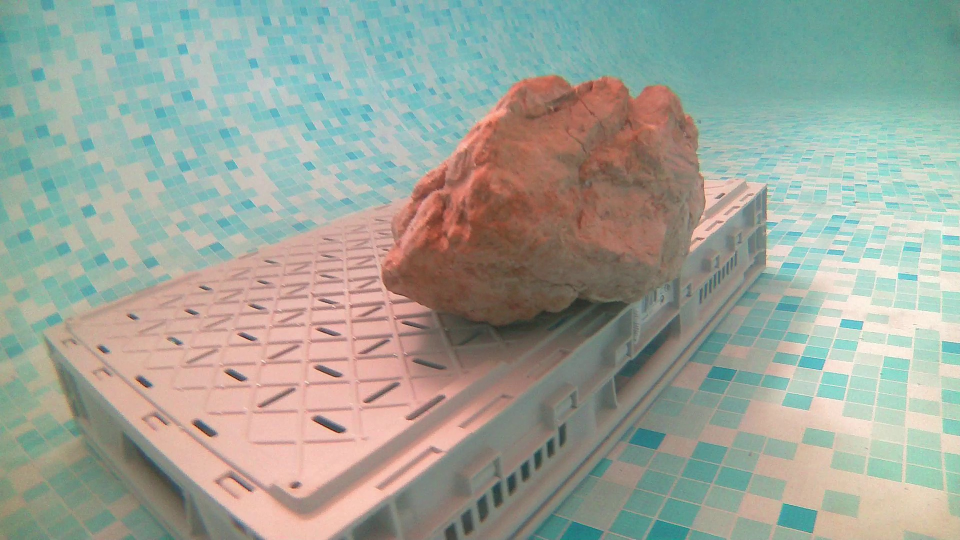
#> input picture SLAM/images_test/set_3_caillou/frame_0002_l.jpg, 1920 x 1080 px (shown at 1/2 size)
$ jupyter execute --allow-errors test.ipynb
#> lines starting #> are read from the running program, lines starting #| are printed output that depends on the picture
#> (reads SLAM/calibration/param/parametres_calibeau_deuxiemecam.txt from the repository)
### SLAM/ops/orb_test.py
# Generate a 3D cloud of points

import preprocess
import numpy as np
import cv2 as cv
import pickle
import time
import argparse
import matplotlib.pyplot as plt


def generate_cloud(PATH_IMG_L : str, PATH_IMG_R : str, akaze_t : float = 0.00001, lowe : int = 0.8) :

#> called with akaze_t = 1e-05, lowe = 0.8
    img_l_brute = cv.imread(PATH_IMG_L)
#> img_l_brute is the input picture: shape (1080, 1920, 3); mean B, G, R 152.8, 163.7, 156.8

    img_r_brute = cv.imread(PATH_IMG_R)
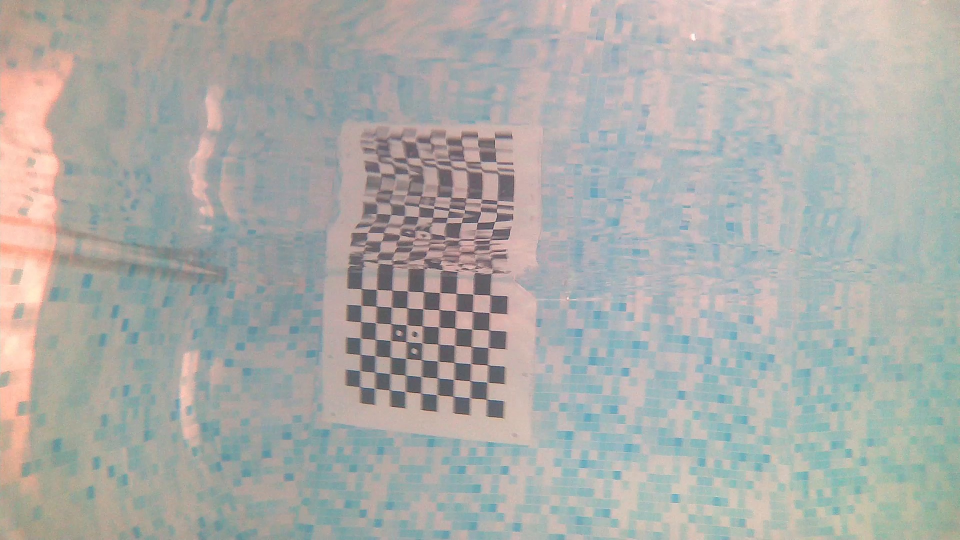
#> input picture SLAM/calibration/set_doublecam/frame_0002_r.jpg, 1920 x 1080 px, found by its file name (shown at 1/2 size)
#> img_r_brute is the input picture: shape (1080, 1920, 3); mean B, G, R 168.7, 172.1, 172

    h, w = img_l_brute.shape[:2]
#> h = 1080; w = 1920
    IMAGE_SIZE = (w, h)
#> IMAGE_SIZE = (1920, 1080)

    print(IMAGE_SIZE)
#| (1920, 1080)

    with open('/Users/pgpetitmangin/underwater/Underwater_Software/SLAM/calibration/param/stereo_params_complets.pkl', 'rb') as f:
        params = pickle.load(f)

    # Preprocessing

    mapl_x, mapl_y = cv.initUndistortRectifyMap(params['mtx1'], params['dist1'], params['R1'], params['P1'], IMAGE_SIZE, cv.CV_32FC1)
    mapr_x, mapr_y = cv.initUndistortRectifyMap(params['mtx2'], params['dist2'], params['R2'], params['P2'], IMAGE_SIZE, cv.CV_32FC1)


    img_l_rect = cv.remap(img_l_brute, mapl_x, mapl_y, cv.INTER_LINEAR)
    img_r_rect = cv.remap(img_r_brute, mapr_x, mapr_y, cv.INTER_LINEAR)

    img_l_clean= preprocess.cl_correction(img_l_rect)
    img_r_clean = preprocess.cl_correction(img_r_rect)

    # Feature detection

    orb = cv.ORB_create(nfeatures=50000)
    kpts_l = orb.detect(img_l_clean,None)
    kpts_l, desc_l = orb.compute(img_l_clean,kpts_l)
    kpts_r = orb.detect(img_r_clean,None)
    kpts_r, desc_r = orb.compute(img_r_clean, kpts_r)

    start_time = time.time()

    bins_l = {}
    bins_r = {}
    BIN_SIZE = 5


    for i, kp in enumerate(kpts_l) :
        bin_nb = int(kp.pt[1]/BIN_SIZE)

        if bin_nb not in bins_l:
            bins_l[bin_nb] = [i]
        else:
            bins_l[bin_nb].append(i)

    for i, kp in enumerate (kpts_r):
        bin_nb = int(kp.pt[1]/BIN_SIZE)

        if bin_nb not in bins_r:
            bins_r[bin_nb] = [i]
        else:
            bins_r[bin_nb].append(i)

    # Les bins sont crées, on peut désormais fait le matching uniquement dans les 2 bins autour
    matcher = cv.BFMatcher(cv.NORM_HAMMING, crossCheck=False)

    pts_g_brut = []
    pts_d_brut = []
    kpts_g_brut = []
    kpts_d_brut = []
    index_g_brut = []

    for keys in bins_l.keys():
        current_keys = bins_l[keys]
        bins_to_research = [keys-1+i for i in range(3) if keys-1+i in bins_r]
        keys_to_research=[]
        for i in bins_to_research:
            keys_to_research += bins_r[i]

        if len(keys_to_research) < 2 or len(current_keys) == 0:
            continue

        knn_matches = matcher.knnMatch(desc_l[current_keys], desc_r[keys_to_research], k=2)


        for match_tuple in knn_matches:
            if len(match_tuple) == 2:
                m, n = match_tuple
                if m.distance < n.distance * lowe:

                    global_l_index = current_keys[m.queryIdx]
                    global_r_index = keys_to_research[m.trainIdx]

                    index_g_brut.append(global_l_index)

                    pts_g_brut.append(kpts_l[global_l_index].pt)
                    pts_d_brut.append(kpts_r[global_r_index].pt)
                    kpts_g_brut.append(kpts_l[global_l_index])
                    kpts_d_brut.append(kpts_r[global_r_index])


    # Matching non optimal qui cherche toute l'image
    '''
    matcher = cv.BFMatcher(cv.NORM_HAMMING, crossCheck=False)
    knn_matches = matcher.knnMatch(desc_l, desc_r, k=2)

    print('match done')

    pts_g_brut = []
    pts_d_brut = []
    kpts_g_brut = []
    kpts_d_brut = []

    # Filtrage de Lowe

    for m, n in knn_matches:
        if m.distance < n.distance * lowe:
            pts_g_brut.append(kpts_l[m.queryIdx].pt)
            pts_d_brut.append(kpts_r[m.trainIdx].pt)
            kpts_g_brut.append(kpts_l[m.queryIdx])
            kpts_d_brut.append(kpts_r[m.trainIdx])

    '''

    end_time = time.time()
    duree = end_time - start_time
    print(f"Temps : {duree:.4f} secondes")
    print(f"Matchs trouvés : {len(pts_g_brut)}")

    pts_g_brut = np.float32(pts_g_brut)
    pts_d_brut = np.float32(pts_d_brut)


    inliers_g = []
    inliers_d = []
    pts_g = []
    pts_d = []
    index_g_clean = []

    if len(pts_g_brut) > 10:

        F, mask = cv.findFundamentalMat(pts_g_brut, pts_d_brut, cv.FM_RANSAC, 8.0, 0.99)
        if mask is not None:
            mask = mask.ravel()
            for i in range(len(pts_g_brut)):
                if mask[i] == 1: # Validation RANSAC
                    index_g_clean.append(index_g_brut[i])
                    pts_g.append(pts_g_brut[i])
                    pts_d.append(pts_d_brut[i])
                    inliers_g.append(kpts_g_brut[i])
                    inliers_d.append(kpts_d_brut[i])

            pts_g = np.float32(pts_g)
            pts_d = np.float32(pts_d)

    print('--- Résultats ORB ---')
    print(f'# Keypoints Gauche:   \t {len(kpts_l)}')
    print(f'# Keypoints Droite:   \t {len(kpts_r)}')
    print(f'# Matchs valides :\t {len(pts_g)}')


    # Triangulation

    if len(pts_g) > 10:
        points4D = cv.triangulatePoints(params['P1'], params['P2'], pts_g.T, pts_d.T)
        points3D = (points4D[:3, :] / points4D[3, :]).T


    # Visualisation

    vis_g = cv.cvtColor(img_l_clean, cv.COLOR_BGR2RGB)
    vis_d = cv.cvtColor(img_r_clean, cv.COLOR_BGR2RGB)

    cv.drawKeypoints(vis_g, inliers_g, vis_g, color=(0, 255, 0), flags=cv.DRAW_MATCHES_FLAGS_DRAW_RICH_KEYPOINTS)
    cv.drawKeypoints(vis_d, inliers_d, vis_d, color=(0, 255, 0), flags=cv.DRAW_MATCHES_FLAGS_DRAW_RICH_KEYPOINTS)

    combined = cv.hconcat([vis_g, vis_d])

    """  plt.figure(figsize=(16, 8))
    plt.title(f"Points utilisés pour la 3D ({len(pts_g)} Inliers)")
    plt.imshow(combined)
    plt.axis('off')
    plt.tight_layout()
    plt.show()


    fig = plt.figure(figsize=(10, 8))
    ax = fig.add_subplot(111, projection='3d') """


    # On filtre les points aberrants trop loin (ex: > 15 mètres)

    mask = (points3D[:, 2] > 0.05) & (points3D[:, 2] < 15)
    p3d = points3D[mask]
    index_g_clean = np.array(index_g_clean)
    index_g_clean = index_g_clean[mask]
    pts_g_clean = pts_g[mask]
    desc_l_clean = desc_l[index_g_clean]


    """ ax.scatter(p3d[:, 0], p3d[:, 2], -p3d[:, 1], s=1, c='r') # On inverse Y et Z pour l'affichage
    ax.set_xlabel('X (Largeur)')
    ax.set_ylabel('Z (Profondeur)')
    ax.set_zlabel('Y (Hauteur)')
    plt.title("Aperçu rapide du nuage de points")
    plt.show() """


    return p3d, pts_g_clean, desc_l_clean
# La fonction renvoie le nuage 3d, la position X,Y sur l'image gauche des points matchés et leurs decripteurs


# [9 lines that do not run on import are left out]

### SLAM/ops/test.ipynb
[cell 1]
import matplotlib.pyplot as plt
import numpy as np
import pickle
import cv2 as cv
import open3d as o3d

from orb_test import generate_cloud

lowe = 0.8


CALIB_GAUCHE = '../calibration/param/parametres_calibeau_deuxiemecam.txt'
with open(CALIB_GAUCHE, 'rb') as f:
    mtx1, dist1, _, _ = pickle.load(f)

PREVIOUS_PATH_IMG_L = f'../images_test/set_3_caillou/frame_0002_l.jpg'
PREVIOUS_PATH_IMG_R = f'../images_test/set_3_caillou/frame_0002_r.jpg'
#> (the rest of this cell did not finish here and is left out)

[cell 2]
# ==========================================
# 1. NETTOYAGE ET VOXEL DOWNSAMPLING (La Magie)
# ==========================================
pcd = o3d.geometry.PointCloud()
#> (the rest of this cell did not finish here and is left out)

[cell 3]
import matplotlib.pyplot as plt
from mpl_toolkits.mplot3d import Axes3D
import numpy as np

# On vérifie qu'on a bien des points
#> (the rest of this cell did not finish here and is left out)

[cell 4]
import matplotlib.pyplot as plt
from mpl_toolkits.mplot3d import Axes3D
import numpy as np

# On vérifie qu'on a bien des points
#> (the rest of this cell did not finish here and is left out)

[cell 5]
import matplotlib.pyplot as plt
from mpl_toolkits.mplot3d import Axes3D
from orb_test import generate_cloud

# 1. On génère le nuage d'UNE SEULE frame (la première)
#> (the rest of this cell did not finish here and is left out)

#> call 2 of generate_cloud, with akaze_t = 1e-05, lowe = 0.8
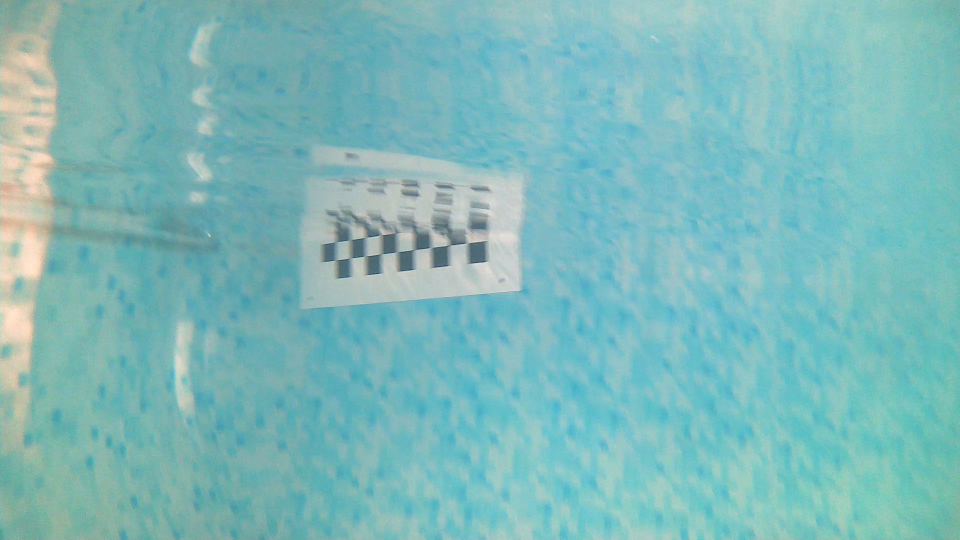
#> input picture SLAM/calibration/set_doublecam/frame_0001_r.jpg, 1920 x 1080 px, found by its file name (shown at 1/2 size)
#> in generate_cloud, img_r_brute is the input picture: shape (1080, 1920, 3); mean B, G, R 186, 185.5, 125.3

# 2. On applique un filtre STRICT pour enlever les points absurdes
mask = (p3d[:, 2] > 0.2) & (p3d[:, 2] < 3.0) # On garde que ce qui est entre 20cm et 3m devant !
p3d_propre = p3d[mask]

print(f"Points restants après filtrage strict : {len(p3d_propre)}")

# 3. On affiche !
fig = plt.figure(figsize=(10, 8))
ax = fig.add_subplot(111, projection='3d')

# On met des limites fixes aux axes pour éviter que 2 points n'écrasent l'échelle
ax.set_xlim([-1, 1]) # 1 mètre à gauche, 1 mètre à droite
ax.set_ylim([-1, 3]) # Profondeur de -1 à 3m (Matplotlib Z)
ax.set_zlim([-1, 1]) # Hauteur (Matplotlib Y inversé)

ax.scatter(p3d_propre[:, 0], p3d_propre[:, 2], -p3d_propre[:, 1], s=5, c=p3d_propre[:, 2], cmap='viridis')

ax.set_xlabel('X (Largeur)')
ax.set_ylabel('Z (Profondeur)')
ax.set_zlabel('Y (Hauteur)')
plt.title("Test unitaire : Nuage 3D de la Frame 1")
plt.show()

[cell 6]
import cv2 as cv
import matplotlib.pyplot as plt
from orb_test import generate_cloud

# On va modifier très légèrement la façon dont on appelle pour récupérer les points bruts
img_l_brute = cv.imread('../images_test/set_3_caillou/frame_0001_l.jpg')
img_r_brute = cv.imread('../images_test/set_3_caillou/frame_0001_r.jpg')

# On récupère les points 2D depuis ta fonction
#> (the rest of this cell did not finish here and is left out)
